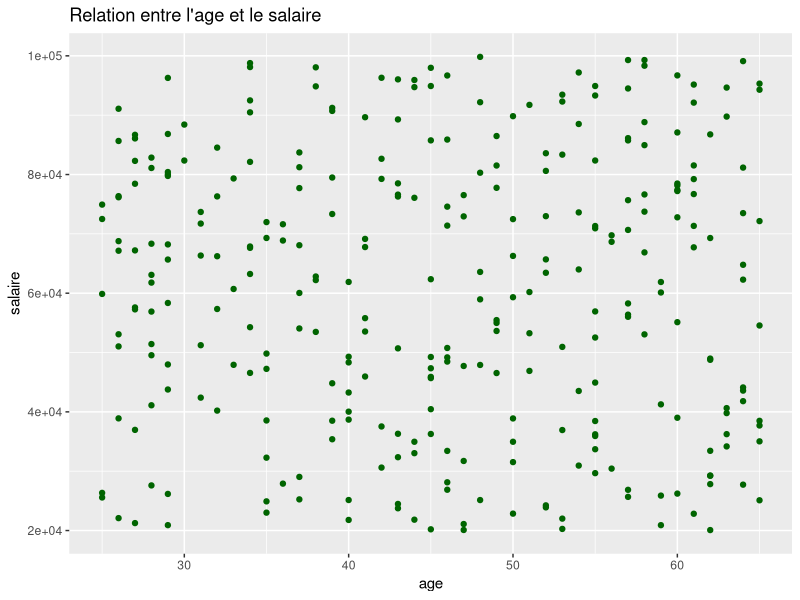
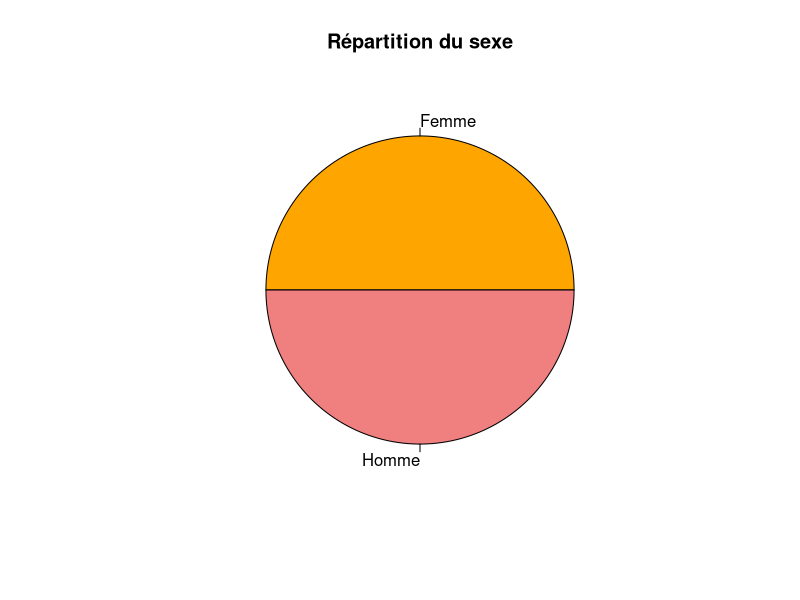
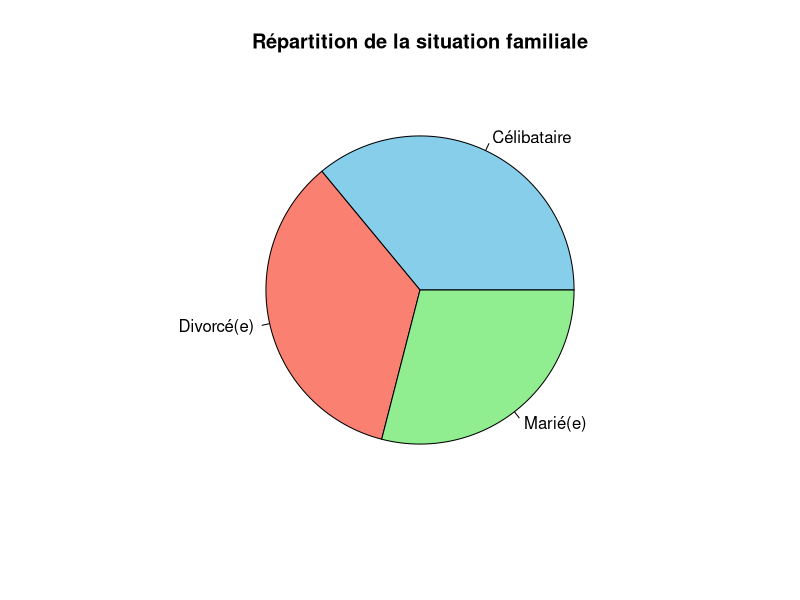
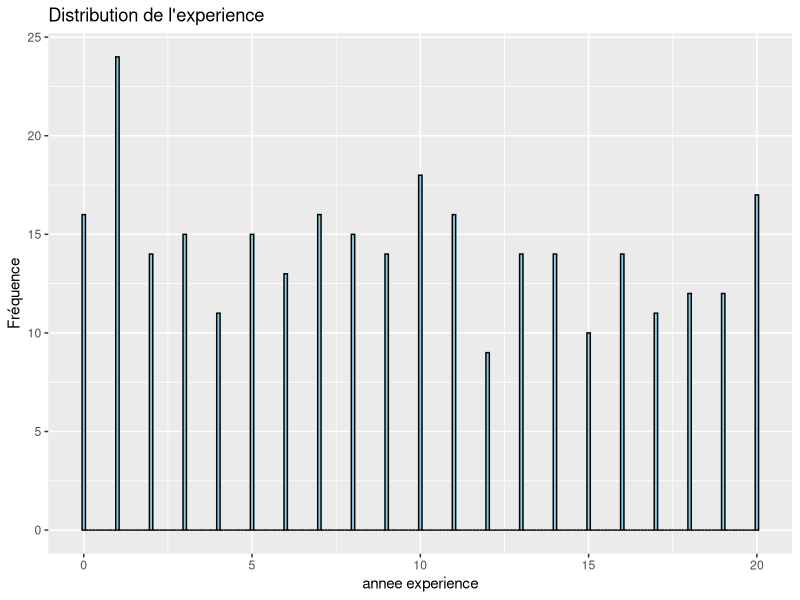

The R source for these figures, in order:
## ---- chunk 1
knitr::opts_chunk$set(echo = FALSE)

## ---- chunk 2
prenoms <- c("Samba", "PAN", "Ahmadou", "KD", "AMETH")
noms <- c("Dieng","Niang","Niass","Diakhaté","Faye")
villes <- c("Dakar", "Thiès", "Saint-Louis", "Kaolack", "Diourbel")
emplois <- c("Economiste", "data scientist", "Médecin", "Actuaire", "Professeur")
passe_temps <- c("Lecture", "Sport", "Manger", "Dormir", "Cuisine")
age <- sample(25:65, 300, replace = TRUE)
taille <- sample(150:200, 300, replace = TRUE)
annee_experience <- sample(0:20, 300, replace = TRUE)
nombre_enfants <- sample(0:5, 300, replace = TRUE)
salaire <- runif(300, min = 20000, max = 100000)
note <- runif(300, min = 0, max = 20)
satisfaction <- runif(300, min = 1, max = 10)

# Générer les données pour les variables catégorielles
niveau_education <- factor(sample(c("Bfem", "Bac", "Licence", "Master", "Doctorat"), 300, replace = TRUE))
genre <- factor(sample(c("Homme", "Femme"), 300, replace = TRUE))
groupe_age <- factor(sample(c("18-25", "26-35", "36-45", "46-55", "56+"), 300, replace = TRUE))
situation_familiale <- factor(sample(c("Célibataire", "Marié(e)", "Divorcé(e)"), 300, replace = TRUE))

# Créer le dataframe
data <- data.frame(Prenom = sample(prenoms, 300, replace = TRUE),
                   Nom = sample(noms, 300, replace = TRUE),
                   age,
                   taille,
                   Ville = sample(villes, 300, replace = TRUE),
                   Emploi = sample(emplois, 300, replace = TRUE),
                   Passe_Temps = sample(passe_temps, 300, replace = TRUE),
                  annee_experience,
                   nombre_enfants,
                   salaire,
                   note,
                   satisfaction,
                   niveau_education,
                   genre,
                  groupe_age,
                   situation_familiale)

summary(data)

## ---- chunk 3
library(ggplot2)
ggplot(data, aes(x = age, y =salaire )) +
  geom_point(color = "darkgreen") +
  labs(title = "Relation entre l'age et le salaire", x = "age", y = "salaire")
sexe <- table(data$genre)
couleur <- c("orange", "lightcoral")
pie(sexe, labels = names(sexe), col = couleur, main = "Répartition du sexe")

matrimoniale <- table(data$situation_familiale)
couleurs <- c("skyblue", "salmon", "lightgreen")
pie(matrimoniale, labels = names(matrimoniale), col = couleurs, main = "Répartition de la situation familiale")

ggplot(data, aes(x = annee_experience)) +
  geom_histogram(binwidth = 0.1, fill = "skyblue", color = "black") +
  labs(title = "Distribution de l'experience", x = "annee experience", y = "Fréquence")

